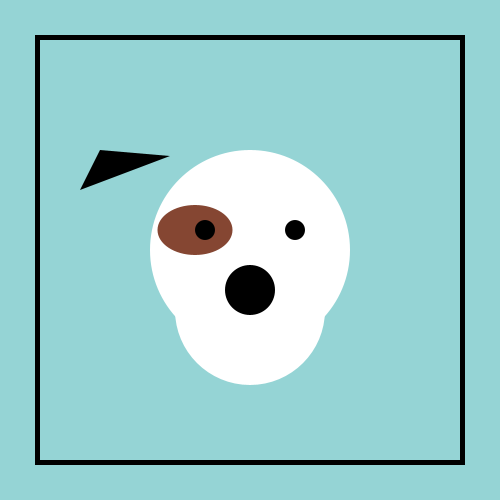
Frame 1 (no input)
Frame 60 (the mouse pressed at the canvas centre just before this capture): identical to frame 1, image omitted
Frame 120 (the mouse held since frame 60 and released just before this capture): identical to frame 1, image omitted

The Processing sketch that drew this single still picture (run headless with seeded random() and noise(); from frame 60 on, the mouse is pressed at the canvas centre):

// Processing sketch: dog_character_shapes
// ── dog_character_shapes.pde
void setup () {
  size(500,500);
}

void draw () {
  background(149, 212, 213);
  
  //system variable
  rectMode (CENTER);
  noFill();
  //fill (0);
  stroke (0);
  strokeWeight(5);
  rect(width/2, height/2, 425, 425);
  
  //Draw a dog
  
  //Head
  noStroke();
  fill (255);
  ellipse (width/2, height/2, 200, 200);
  //muzzle
  ellipse (width/2, (height/2)+60, 150, 150);
  
  //one patch on the left eye
  fill (133, 70, 50);
  ellipse ((width/2)-55, (height/2)-20, 75, 50);
  
  //dog's eyes
  fill (0);
  ellipse((width/2)-45, (height/2)-20, 20, 20);
  ellipse((width/2)+45, (height/2)-20, 20, 20);
  
  //dog's nose
  ellipse (width/2, (height/2)+40, 50, 50);
  
  //dog's ears
  triangle((width/2)-150, (height/2)-100, (width/2)-80, (height/2)-94, (width/2)-170, (height/2)-60);
}
